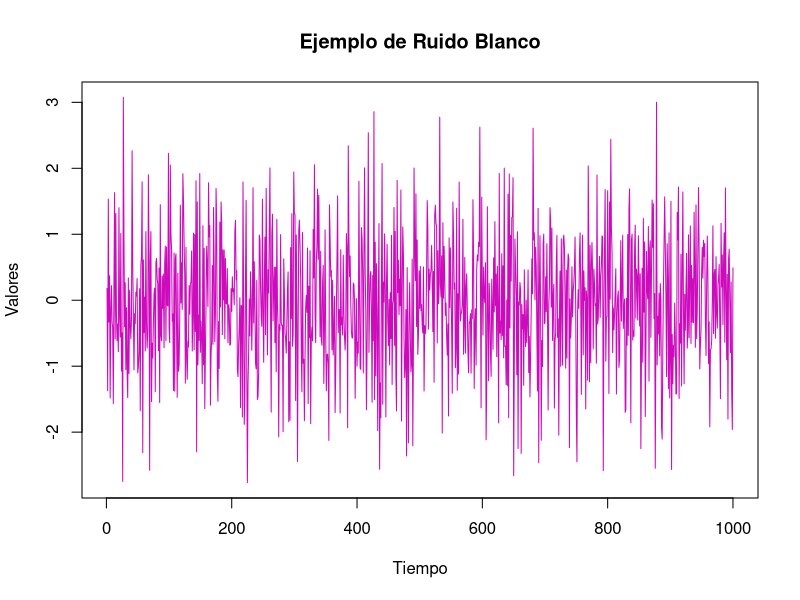
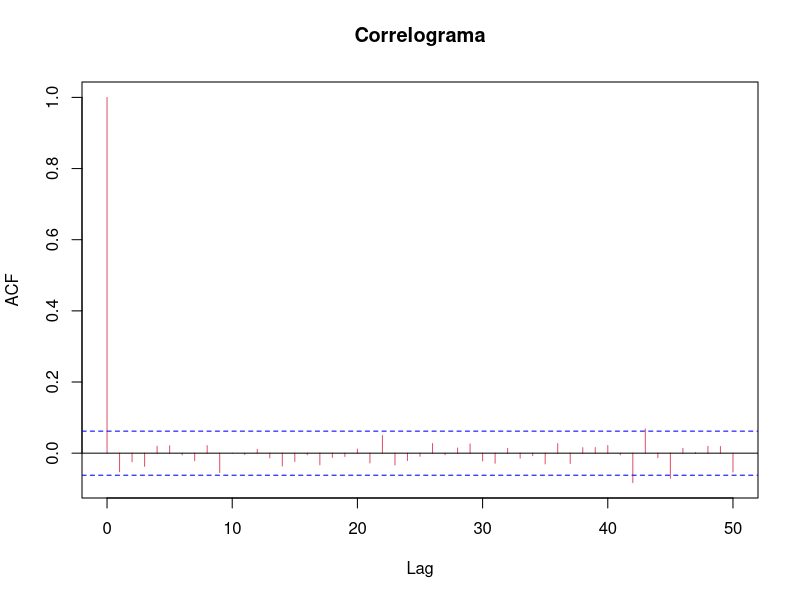
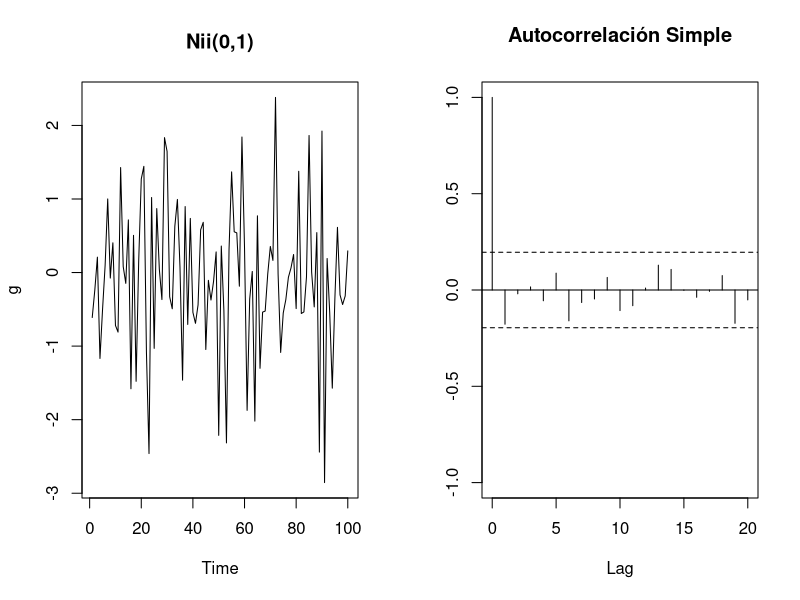
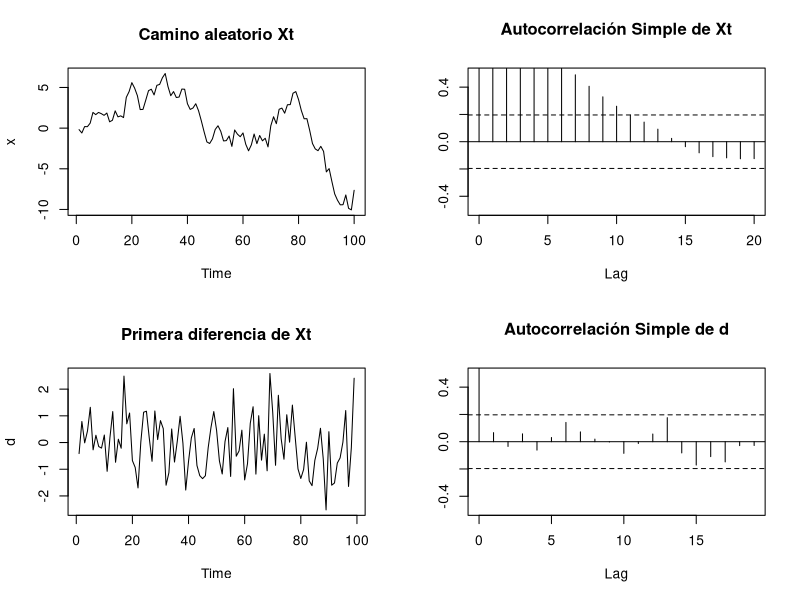
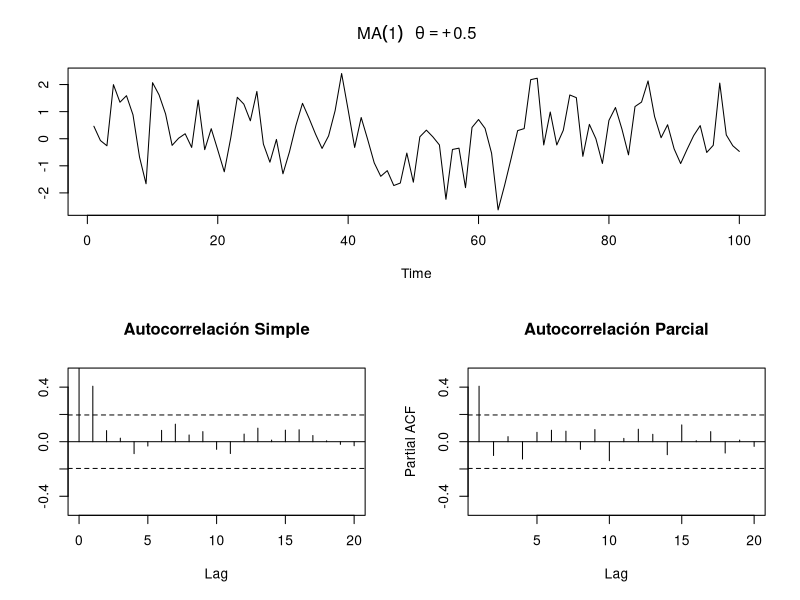
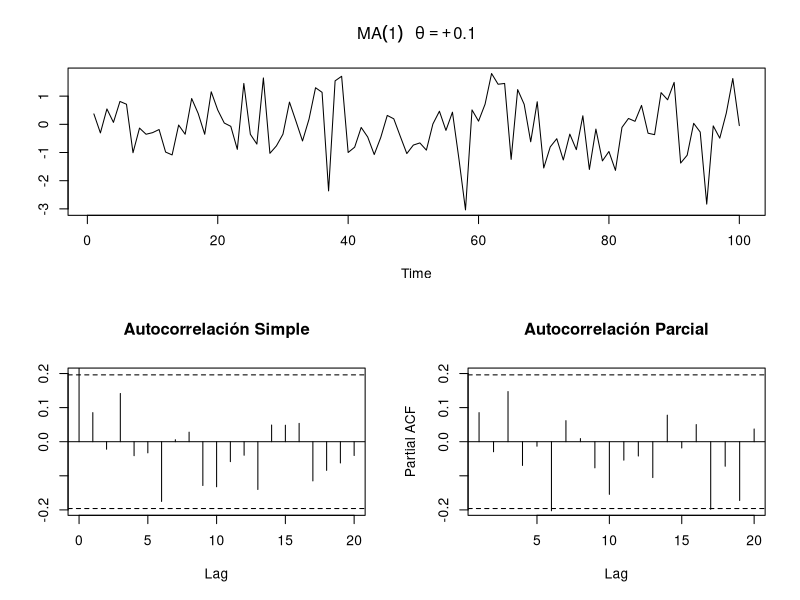
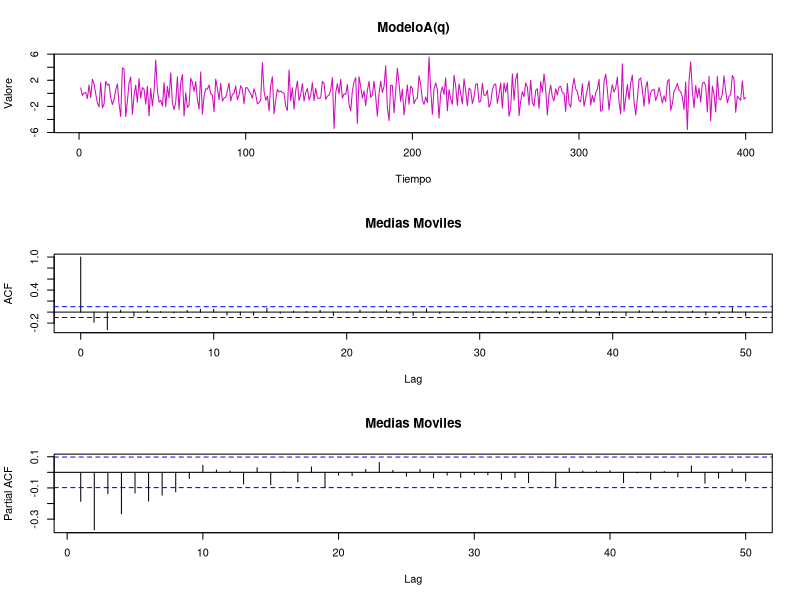
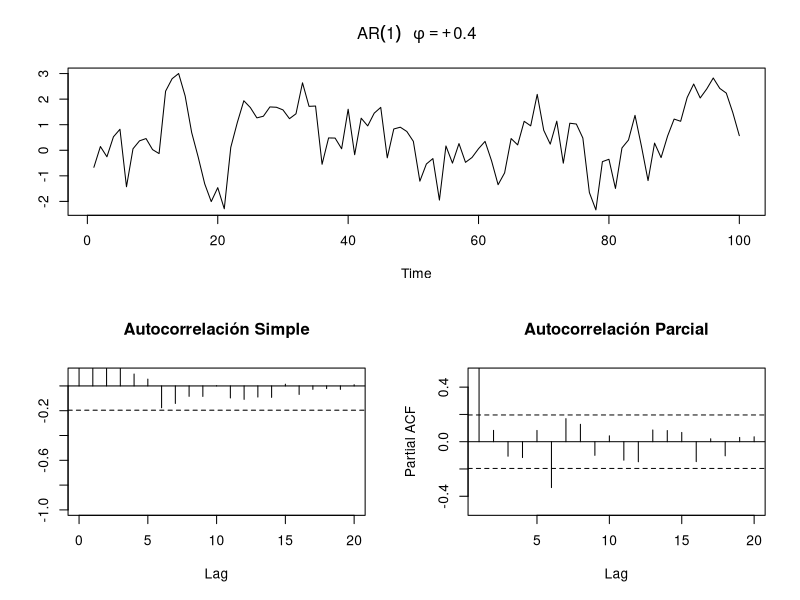

Generate these figures, in order, with R:
## ---- chunk 1
knitr::opts_chunk$set(echo = TRUE)
## ---- chunk 2
#Ejemplo Ruido Blanco
#Generamos los datos
ruido_blanco=rnorm(1000,0,1)

#Graficamos la serie de tiempo
plot.ts(ruido_blanco, main="Ejemplo de Ruido Blanco", xlab="Tiempo", ylab="Valores",col="6")

#Graficamos su correlograma
acf(ruido_blanco,main="Correlograma",col="2",lag=50)

#Calculamos la media
mean(ruido_blanco)

#Calcular de desviación estándar
sd(ruido_blanco)
## ---- chunk 3
#Ejemplo Ruido Blanco
#Prueba Ljung-Box
## H0: Los residuos se distribuyen de forma independiente
ruido_blanco=rnorm(1000,0,1)
Box.test(ruido_blanco)
## ---- chunk 4
#Simulamos 100 números aleatorios que sean ruido blanco con media cero y varianza uno
#rnorm(n, mean = 0, sd = 1)
g=rnorm(100,0,1)
par(mfrow=c(1,2))
ts.plot(g,main="Nii(0,1)")
acf(g, main="Autocorrelación Simple",ylim=c(-1,1),ci.col="black",ylab="")
## ---- chunk 5
##  Código en R para simular un camino aleatorio.
w=rnorm(100)
x=w
for (t in 2:100) x[t] <- x[t - 1] + w[t]
par(mfrow=c(2,2))
ts.plot(x, main="Camino aleatorio Xt")
acf(x, main="Autocorrelación Simple de Xt",ylim=c(-.5,.5),ci.col="black",ylab="")
d=diff(x)
ts.plot(d,main="Primera diferencia de Xt")
acf(d, main="Autocorrelación Simple de d",ylim=c(-.5,.5),ci.col="black",ylab="")
## ---- chunk 6
##  Código en R para simular un proceso de media móvil de orden 1 MA(1)
#Simulación de un proceso MA(1) con theta=0.5
layout(matrix(c(1,1,2,3), 2, 2, byrow = TRUE))
MA=arima.sim(list(order=c(0,0,1), ma=.5), n=100)
plot(MA, ylab=" ", main=(expression(MA(1)~~~theta==+.5)))
acf(MA, main="Autocorrelación Simple",ylim=c(-.5,.5),ci.col="black",ylab="")
pacf(MA,main="Autocorrelación Parcial",ylim=c(-.5,.5),ci.col="black")
## ---- chunk 7
##Simulación de un proceso MA(1) con theta=0.1
layout(matrix(c(1,1,2,3), 2, 2, byrow = TRUE)) 
MA=arima.sim(list(order=c(0,0,1), ma=.1), n=100) 
plot(MA, ylab=" ", main=(expression(MA(1)~~~theta==+.1))) 
acf(MA, main="Autocorrelación Simple",ylim=c(-.2,.2),ci.col="black",ylab="") 
pacf(MA,main="Autocorrelación Parcial",ylim=c(-.2,.2),ci.col="black")
## ---- chunk 8
#Ejemplo Medias Móviles MA(2)
#Cargamos la librería
library(forecast)
n= 400
theta = c(1,-0.4,-0.4)
#Generamos la simulaicón
y.ma = arima.sim(list(order=c(0,0,2), ma=theta[2:3]), n=n,sd=sqrt(2.3))
layout(1:3)
ts.plot(y.ma,main="ModeloA(q)", xlab="Tiempo", ylab="Valore",col="6")
acf(y.ma,50, main="Medias Moviles")
pacf(y.ma,50, main="Medias Moviles")

## ---- chunk 9
##  Codigo en R para simular un proceso auroregresivo de orden 1 AR(1)
# Simulacion de un proceso AR(1) con phi=0.4
layout(matrix(c(1,1,2,3), 2, 2, byrow = TRUE))
AR=arima.sim(list(order=c(1,0,0), ar=.8), n=100)
plot(AR, ylab=" ", main=(expression(AR(1)~~~phi==+.4)))
acf(AR, main="Autocorrelación Simple",ylim=c(-1,.1),ci.col="black",ylab="")
pacf(AR,main="Autocorrelación Parcial",ylim=c(-.5,.5),ci.col="black")
## ---- chunk 10
## Para simular una serie de acuerdo con un modelo AR prefijado con phi=0.9:
AR=arima.sim(list(order=c(1,0,0), ar=.9), n=100) 
plot(AR, ylab=" ", main=(expression(AR(1)~~~phi==+.9))) 
acf(AR, main="Autocorrelación Simple",ylim=c(-.3,.3),ci.col="black",ylab="") 
pacf(AR,main="Autocorrelación Parcial",ylim=c(-.3,.3),ci.col="black")
## ---- chunk 11
## Para simular una serie de acuerdo con un modelo AR prefijado con phi=-0.9:
AR=arima.sim(list(order=c(1,0,0), ar=-.9), n=100) 
plot(AR, ylab=" ", main=(expression(AR(1)~~~phi==-.9))) 
acf(AR, main="Autocorrelación Simple",ylim=c(-.5,.5),ci.col="black",ylab="") 
pacf(AR,main="Autocorrelación Parcial",ylim=c(-.5,.5),ci.col="black")
## ---- chunk 12
## Para simular una serie AR(1) con una diferencia:
ts.sim <- arima.sim(list(order = c(1,0,0), ar = 0.7), n = 200)
ts.plot(ts.sim)
acf( ts.sim )
pacf( ts.sim ,main="Autocorrelación Parcial",ylim=c(-.5,.5),ci.col="black")
## ---- chunk 13
#Ejemplo 1 de modelo Autorregresivo
library(forecast)
n= 400
theta = c(1,1.5,-0.9)
ts.sim <- arima.sim(list(order = c(2,0,0), ar = theta[2:3]), n = n)
layout(1:3)
ts.plot(ts.sim,main=expression("ModeloR(q) "*phi*"1=1.5 y "*phi*"2=-0.9"), xlab="Tiempo", ylab="Valore",col="6")
acf(ts.sim,50, main="Autoregresivo")
pacf(ts.sim,50, main="Autoregresivo")

#Ejemplo 2 de Autoregresivo
ts.sim <- arima.sim(list(order = c(1,0,0), ar = -.9), n = n)
layout(1:3)
ts.plot(ts.sim,main=expression("ModeloR(q) con "*phi*"=-0.9"), xlab="Tiempo", ylab="Valore",col="6")
acf(ts.sim,50, main="Autoregresivo")
pacf(ts.sim,50, main="Autoregresivo")
## ---- chunk 14
## Para simular una serie de acuerdo con un modelo ARMA prefijado:
layout(matrix(c(1,1,2,3), 2, 2, byrow = TRUE)) 
x <- arima.sim(n=10000,model=list(ar=c(0.3,0.6),ma=c(2,3)),sd=1)
plot(x)
acf(x)
pacf(x,main="Autocorrelación Parcial",ylim=c(-.5,.5),ci.col="black")
